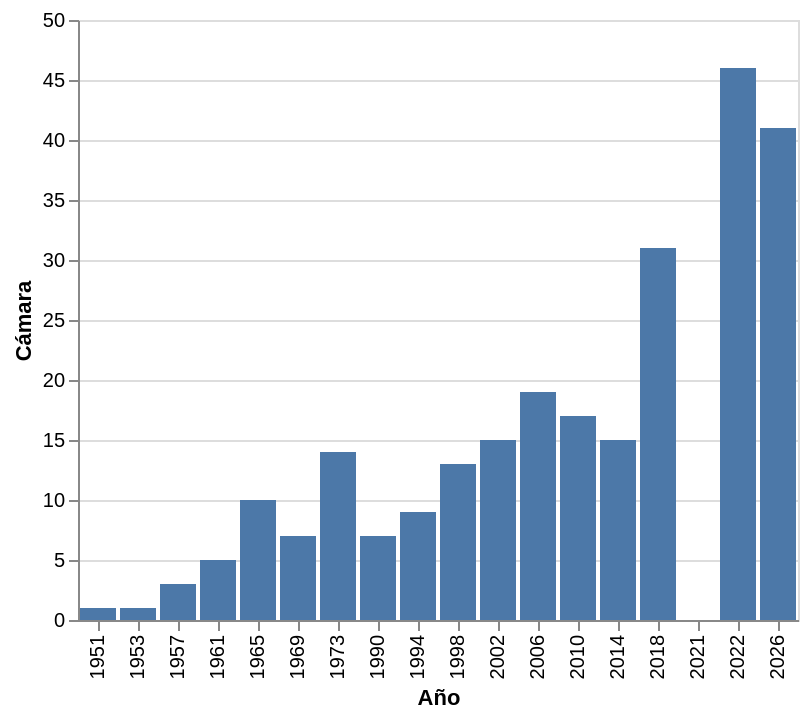

Notebook code for this chart:
### Code cell
alt.Chart(df).mark_bar().encode(
    x="Año:N",
    y="Cámara:Q"
)

### Figure 1 — Vega-Lite specification as saved in the notebook (floating-point values rounded to 4 significant figures)
{"config": {"view": {"continuousWidth": 300, "continuousHeight": 300}}, "data": {"name": "data-29d8a69b434acdfad5c1fd866ec790ce"}, "mark": {"type": "bar"}, "encoding": {"x": {"field": "Año", "type": "nominal"}, "y": {"field": "Cámara", "type": "quantitative"}}, "$schema": "https://vega.github.io/schema/vega-lite/v5.20.1.json", "datasets": {"data-29d8a69b434acdfad5c1fd866ec790ce": [{"Año": 1951, "Total Congreso": 1, "Cámara": 1, "Senado": 0}, {"Año": 1953, "Total Congreso": 2, "Cámara": 1, "Senado": 1}, {"Año": 1957, "Total Congreso": 3, "Cámara": 3, "Senado": 0}, {"Año": 1961, "Total Congreso": 5, "Cámara": 5, "Senado": 0}, {"Año": 1965, "Total Congreso": 10, "Cámara": 10, "Senado": 0}, {"Año": 1969, "Total Congreso": 7, "Cámara": 7, "Senado": 0}, {"Año": 1973, "Total Congreso": 16, "Cámara": 14, "Senado": 2}, {"Año": 1990, "Total Congreso": 9, "Cámara": 7, "Senado": 2}, {"Año": 1994, "Total Congreso": 11, "Cámara": 9, "Senado": 2}, {"Año": 1998, "Total Congreso": 15, "Cámara": 13, "Senado": 2}, {"Año": 2002, "Total Congreso": 17, "Cámara": 15, "Senado": 2}, {"Año": 2006, "Total Congreso": 21, "Cámara": 19, "Senado": 2}, {"Año": 2010, "Total Congreso": 22, "Cámara": 17, "Senado": 5}, {"Año": 2014, "Total Congreso": 22, "Cámara": 15, "Senado": 7}, {"Año": 2018, "Total Congreso": 41, "Cámara": 31, "Senado": 10}, {"Año": 2021, "Total Congreso": 10, "Cámara": 0, "Senado": 10}, {"Año": 2022, "Total Congreso": 47, "Cámara": 46, "Senado": 1}, {"Año": 2026, "Total Congreso": 56, "Cámara": 41, "Senado": 15}]}}
